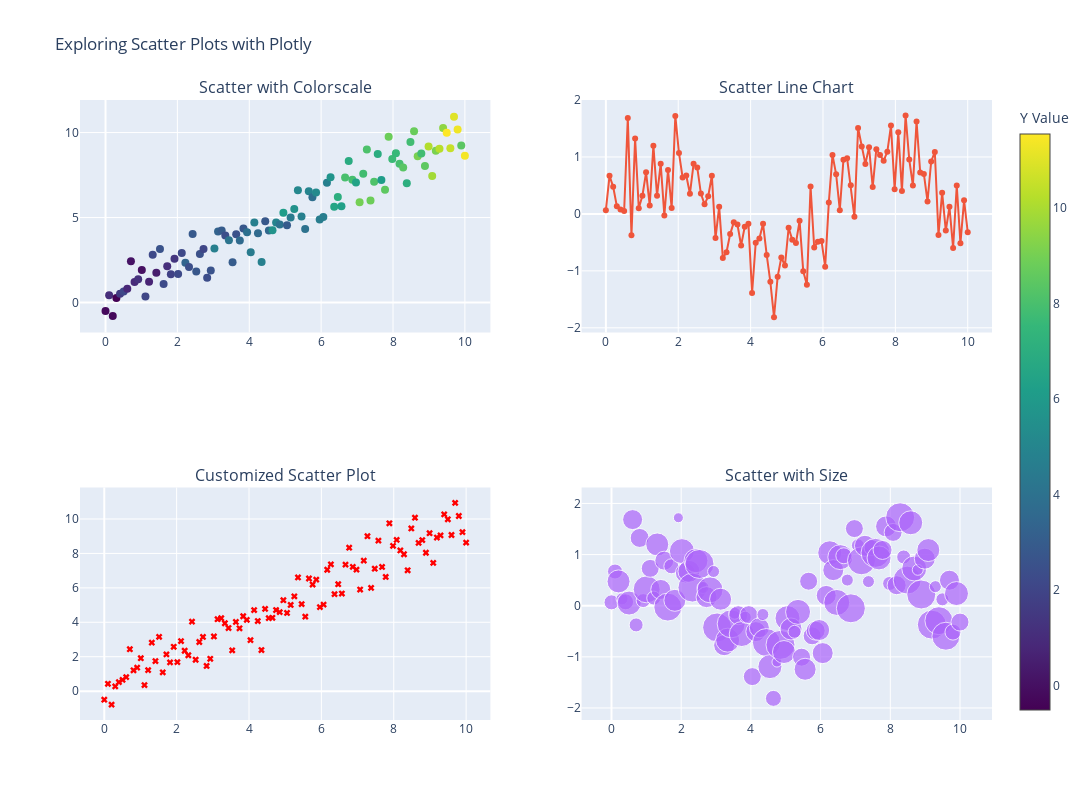

Notebook code for this chart:
### Markdown cell above
**Customizing the Scatter Chart**

With Plotly, we can customize scatter plots in various ways, such as changing the marker style, color, size, and more. We'll explore some of these customizations in the following examples.

### Code cell
# Generate synthetic data
x = np.linspace(0, 10, 100)
y1 = x + np.random.normal(0, 1, 100)  # Linear relation with some noise
y2 = np.sin(x) + np.random.normal(0, 0.5, 100)  # Sinusoidal relation with some noise

# Create a subplot with 2x2 layout
fig = make_subplots(rows=2, cols=2,
                    subplot_titles=('Scatter with Colorscale', 
                                    'Scatter Line Chart',
                                    'Customized Scatter Plot',
                                    'Scatter with Size'))

# 1. Basic Scatter Plot
#fig.add_trace(go.Scatter(x=x, y=y1, mode='markers', name='Basic Scatter'), row=1, col=1)

# 1. Scatter with Colorscale
# Coloring the markers based on their y-values
fig.add_trace(go.Scatter(x=x, y=y1, mode='markers', marker=dict(color=y, colorscale='Viridis', size=8, colorbar=dict(title="Y Value")), name='Colored Scatter'), row=1, col=1)


# 2. Scatter Line Chart
# Connecting data points with lines
fig.add_trace(go.Scatter(x=x, y=y2, mode='lines+markers', name='Scatter Line'), row=1, col=2)

# 3. Customized Scatter Plot
# Changing marker color and symbol
fig.add_trace(go.Scatter(x=x, y=y1, mode='markers', marker=dict(color='red', symbol='x'), name='Customized Scatter'), row=2, col=1)

# 4. Scatter with Size
# Adjusting marker size based on another variable
size = np.random.randint(10, 30, 100)  # Random sizes for demonstration
fig.add_trace(go.Scatter(x=x, y=y2, mode='markers', marker=dict(size=size), name='Scatter with Size'), row=2, col=2)

# Update layout and display
fig.update_layout(title_text="Exploring Scatter Plots with Plotly",  width=1200, height=800, showlegend=False)
fig.show()
